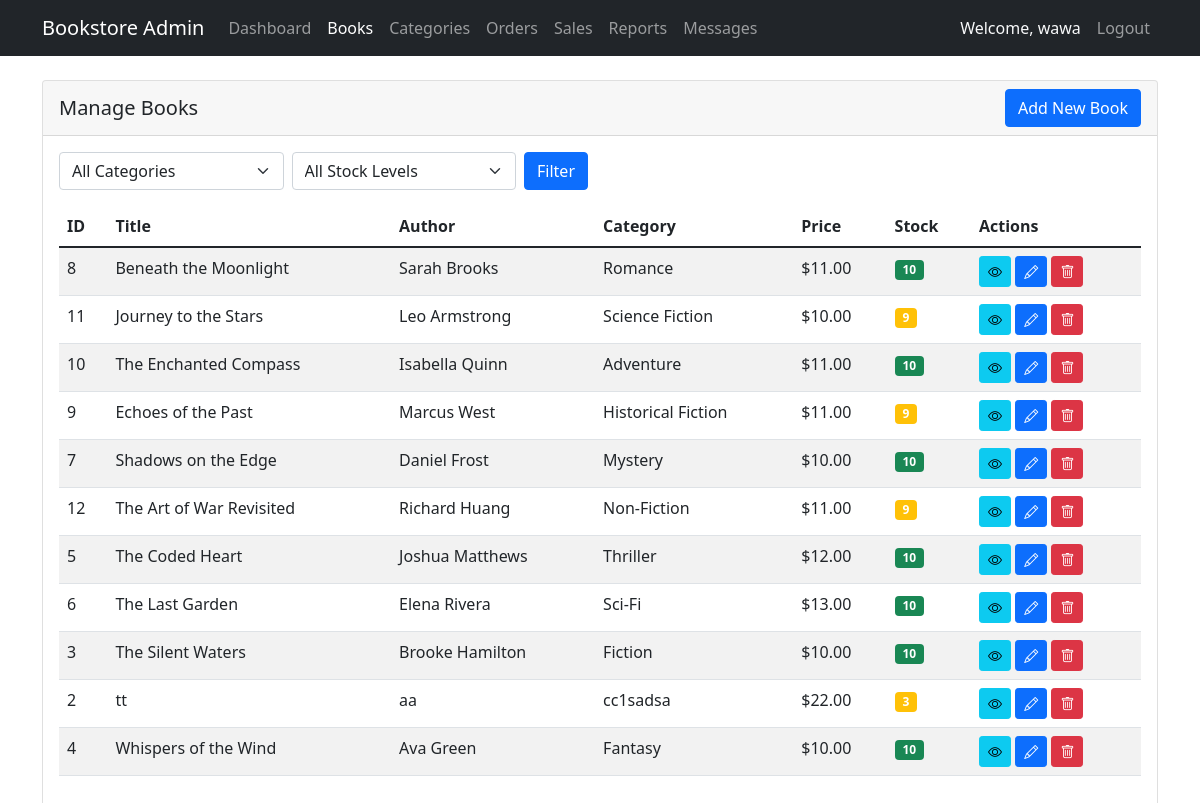
The page /admin/manage_books.php (signed in) on the database as committed earlier.
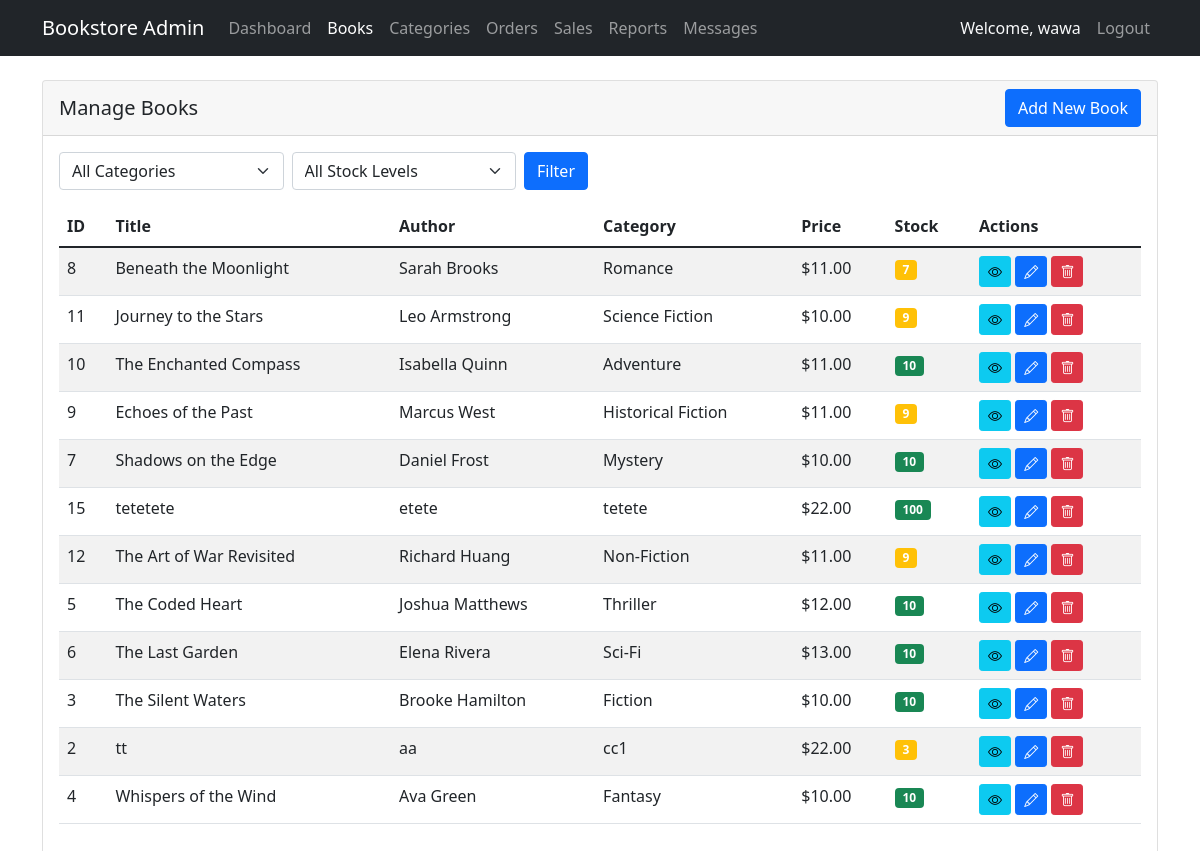
The same page on the database as committed later.
### tables this page shows
CREATE TABLE `books` (
  `book_id` int(11) NOT NULL,
  `category_id` int(11) DEFAULT NULL,
  `title` varchar(255) NOT NULL,
  `author` varchar(255) NOT NULL,
  `description` text DEFAULT NULL,
  `price` decimal(10,2) NOT NULL,
  `stock_quantity` int(11) DEFAULT 0,
  `date_added` timestamp NOT NULL DEFAULT current_timestamp()
);

CREATE TABLE `categories` (
  `category_id` int(11) NOT NULL,
  `category_name` varchar(255) NOT NULL,
  `date_created` timestamp NOT NULL DEFAULT current_timestamp()
);

### admin/manage_books.php (the view, shortened to what this page needs)
<?php
require_once '../auth/config.php';
$query = "SELECT b.*, c.category_name
          FROM Books b
          LEFT JOIN Categories c ON b.category_id = c.category_id
          WHERE 1=1";
$query .= " ORDER BY b.title";
$books = $conn->query($query);
?>
<!DOCTYPE html>
<html lang="en">
<head>
    <link href="https://cdn.jsdelivr.net/npm/bootstrap@5.1.3/dist/css/bootstrap.min.css" rel="stylesheet">
    <link href="https://cdn.jsdelivr.net/npm/bootstrap-icons@1.7.2/font/bootstrap-icons.css" rel="stylesheet">
</head>
<body>
    <?php include 'admin_navbar.php'; ?>
    <div class="container mt-4">
        <div class="row">
            <div class="col-md-12">
                <div class="card">
                    <div class="card-header d-flex justify-content-between align-items-center">
                        <h5 class="mb-0">Manage Books</h5>
                        <button type="button" class="btn btn-primary" data-bs-toggle="modal" data-bs-target="#addBookModal">
                            Add New Book
                        </button>
                    </div>
                    <div class="card-body">
                        <div class="row mb-3">
                            <div class="col-md-6">
                                <form method="GET" class="d-flex gap-2">
                                    <select name="category" class="form-select">
                                        <option value="">All Categories</option>
                                    </select>
                                    <select name="stock" class="form-select">
                                        <option value="">All Stock Levels</option>
                                    </select>
                                    <button type="submit" class="btn btn-primary">Filter</button>
                                </form>
                            </div>
                        </div>
                        <div class="table-responsive">
                            <table class="table table-striped">
                                <thead>
                                    <tr>
                                        <th>ID</th>
                                        <th>Title</th>
                                        <th>Author</th>
                                        <th>Category</th>
                                        <th>Price</th>
                                        <th>Stock</th>
                                        <th>Actions</th>
                                    </tr>
                                </thead>
                                <tbody>
                                    <?php while ($book = $books->fetch_assoc()): ?>
                                        <tr>
                                            <td><?php echo $book['book_id']; ?></td>
                                            <td><?php echo htmlspecialchars($book['title']); ?></td>
                                            <td><?php echo htmlspecialchars($book['author']); ?></td>
                                            <td><?php echo htmlspecialchars($book['category_name']); ?></td>
                                            <td>$<?php echo number_format($book['price'], 2); ?></td>
                                            <td>
                                                <span class="badge bg-<?php echo $book['stock_quantity'] == 0 ? 'danger' : ($book['stock_quantity'] < 10 ? 'warning' : 'success'); ?>">
                                                    <?php echo $book['stock_quantity']; ?>
                                                </span>
                                            </td>
                                            <td>
                                                <button class="btn btn-sm btn-info" data-bs-toggle="modal" data-bs-target="#viewBookModal<?php echo $book['book_id']; ?>">
                                                    <i class="bi bi-eye"></i>
                                                </button>
                                                <button class="btn btn-sm btn-primary" data-bs-toggle="modal" data-bs-target="#editBookModal<?php echo $book['book_id']; ?>">
                                                    <i class="bi bi-pencil"></i>
                                                </button>
                                                <button class="btn btn-sm btn-danger" data-bs-toggle="modal" data-bs-target="#deleteBookModal<?php echo $book['book_id']; ?>">
                                                    <i class="bi bi-trash"></i>
                                                </button>
                                            </td>
                                        </tr>
                                    <?php endwhile; ?>
                                </tbody>
                            </table>
                        </div>
                    </div>
                </div>
            </div>
        </div>
    </div>
</body>
</html>

Rows that differ between the two databases and show on the page:
changed books "Beneath the Moonlight": stock_quantity "10" → "7"
added books: book_id "15", title "tetetete", author "etete", category.category_name "tetete", price "22.00", stock_quantity "100"
changed through a linked row, books "tt": category.category_name "cc1sadsa" → "cc1"
